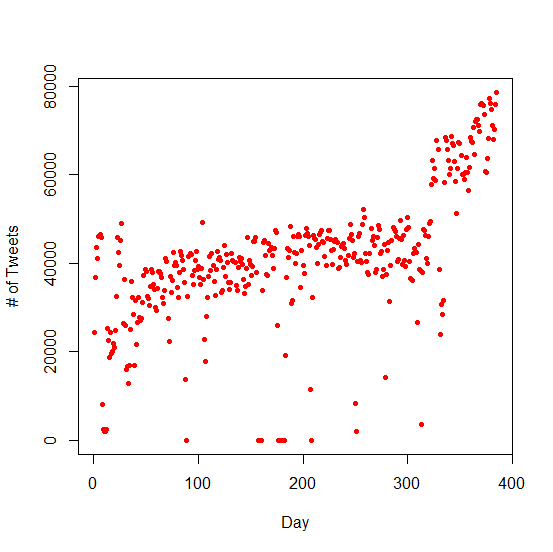

Source code (R):
#AllTweetsDaily.R

#start time
t1 <- Sys.time()

#load files
files <- list.files(path="E:/twitter/SickTweets",full.names=TRUE,pattern="RData")
dates <- strptime(basename(files),"%Y%b%d_%H.RData")
o <- order(dates)
files <- files[o]
dates <- dates[o]

tweets =  vector(length = 385)

xaxis <- seq(1,385,1)

#string of a particular date
x = as.Date(strptime(basename(files[1]),"%Y%b%d_%H.RData"))

for(i in 1:385){
	#files that match a particular date, x
	dayFiles <- which(as.Date(strptime(basename(files),"%Y%b%d_%H.RData")) == x)
	if(length(dayFiles)>0){
		for(j in 1:length(dayFiles)){
			load(files[dayFiles[j]])
			if(!is.null(sick)){
				a <- which(sick[,'County']!='NA')
				if(length(a) > 0) {
					tweets[i] <- tweets[i] + length(a)
				}
			}
		}
	}
	
	#goes to next date
	x <- x + 1
	print(x)
}
print(tweets)

plot(xaxis, tweets, xlab="Day", ylab="# of Tweets", ylim = c(min(tweets),max(tweets)), type = "p", pch = 20, col = "red")

#end time
t2 <- Sys.time()

#prints the time the program took to run 
print(t2-t1)
